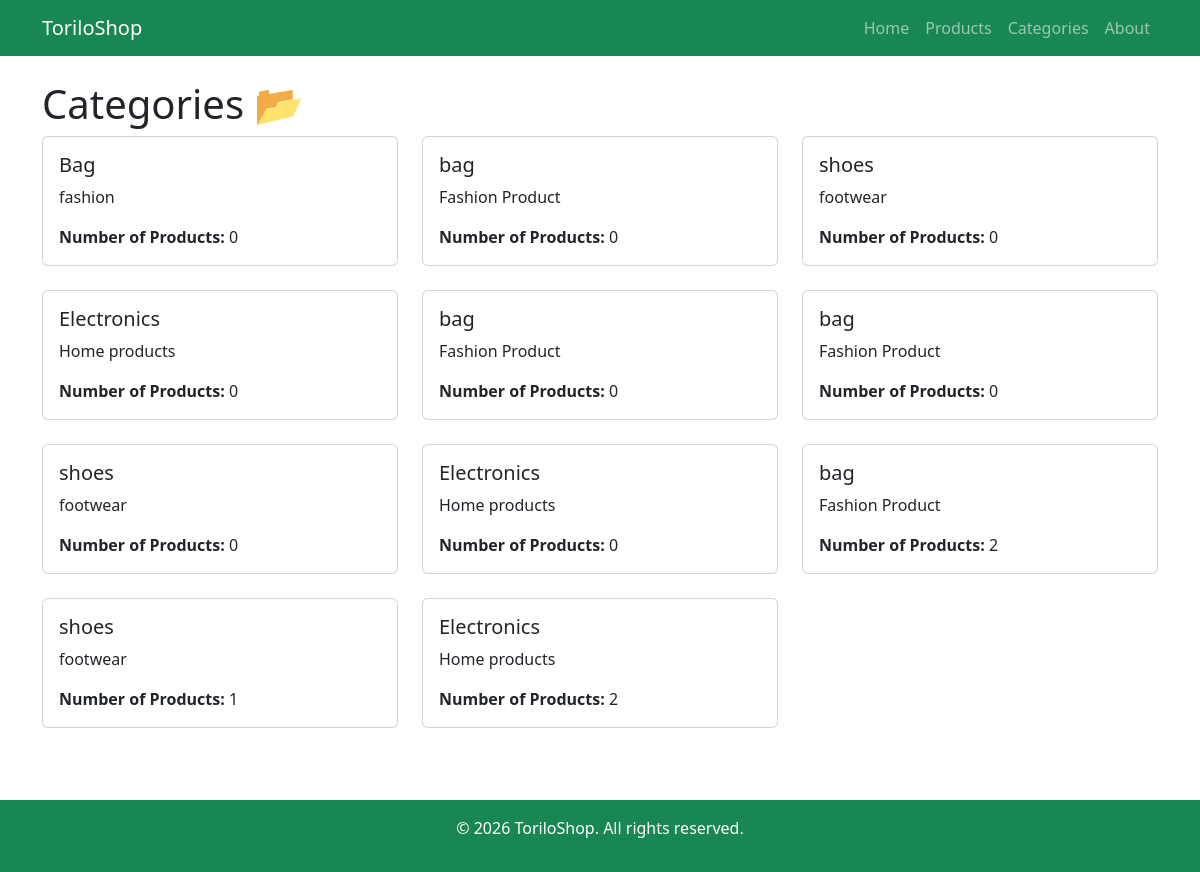
Page /categories/ on the committed database.
### products/models.py (models this page shows, shortened)
class Category(models.Model):
    name = models.CharField(max_length=100)
    description = models.TextField(blank = True)

### products/views.py (the view)
# urls.py: path('categories/', views.category_list, name='category_list'),
def category_list(request):
    categories = Category.objects.all()
    for category in categories:
        category.product_count = Product.objects.filter(category=category).count()
    return render(request, 'products/category_list.html', {'categories': categories})

### products/templates/products/category_list.html
{% extends 'products/base.html' %}
{% block content %}
<h1>Categories 📂</h1>
<div class="row">
    {% for category in categories %}
    <div class="col-md-4 mb-4">
        <div class="card">
            <div class="card-body">
                <h5 class="card-title">{{ category.name }}</h5>
                <p class="card-text">{{ category.description }}</p>
                <p class="card-text">
                    <strong>Number of Products:</strong> {{ category.product_count }}
                </p>
            </div>
        </div>
    </div>
    {% endfor %}
</div>
{% endblock %}

### rows in the picture
Category: name "Bag", description "fashion", product_count "0"
Category: name "bag", description "Fashion Product", product_count "0"
Category: name "shoes", description "footwear", product_count "0"
Category: name "Electronics", description "Home products", product_count "0"
Category: name "bag", description "Fashion Product", product_count "0"
Category: name "bag", description "Fashion Product", product_count "0"
Category: name "shoes", description "footwear", product_count "0"
Category: name "Electronics", description "Home products", product_count "0"
Category: name "bag", description "Fashion Product", product_count "2"
Category: name "shoes", description "footwear", product_count "1"
Category: name "Electronics", description "Home products", product_count "2"
